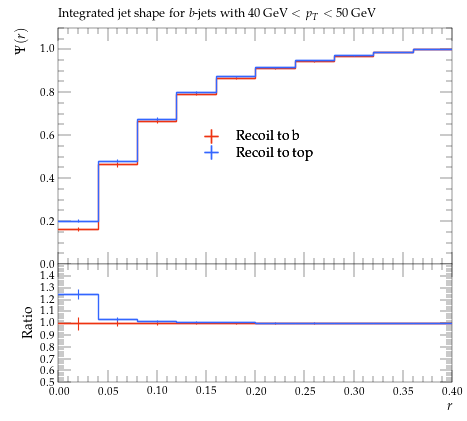

This figure's Python source:
#! /usr/bin/env python

# This Python script was auto-generated using YODA v2.0.2.
# Analysis object: /ATLAS_2013_I1243871/d02-x01-y02
# Timestamp: 06-08-2026 (15:14:30)

import matplotlib as mpl
import matplotlib.pyplot as plt
mpl.use('Agg') # comment out for interactive use
import os
import numpy as np

plotDir = os.path.split(os.path.realpath(__file__))[0]
if 'YODA_USER_PLOT_PATH' in globals():
    plot_outdir = globals()['YODA_USER_PLOT_PATH']
else:
    plot_outdir = plotDir

#plot style
plt.style.use(os.path.join(plotDir, '../default.mplstyle'))
# plot metadata
figW, figH = plt.rcParams['figure.figsize']
ax_xLabel = r'$r$'
ax_yLabel = r'$\Psi(r)$'
ax_title  = r'Integrated jet shape for $b$-jets with $40\,\mathrm{GeV} < p_T < 50\,\mathrm{GeV}$'
ax_xScale = 'linear'
ax_yScale = 'linear'
xLims = (0.0, 0.4)
yLims = (0.0, 1.1)

# TeX-friendly labels for the legend
labels = {
    'legend' : ([ r"Recoil to b", r"Recoil to top" ], r""),
}

# Adjust canvas width and height
canvasW = 10.0
canvasH = 9.0
figW *= canvasW/10.
figH *= canvasH/9.

# Create figure and axis objects
fig, (ax, ratio0_ax) = plt.subplots(2, 1, sharex=True,
                  figsize=(figW,figH), gridspec_kw={'height_ratios': (6.0, 3.0)})

# Set figure margins
plt.subplots_adjust(
    left   = 1.0 * plt.rcParams['figure.subplot.left'],
    right  = 1.0 * plt.rcParams['figure.subplot.right'],
    top    = 1.0 * plt.rcParams['figure.subplot.top'],
    bottom = 1.0 * plt.rcParams['figure.subplot.bottom'])

ratio0_ax.yaxis.set_major_locator(mpl.ticker.MultipleLocator(0.1))
ratio0_ax.set_ylim(0.5, 1.4999)
ratio0_ax.set_ylabel('Ratio')

# the numerical data is stored in a separate file
dataf = dict()
prefix = os.path.split(__file__)[0]
if prefix:    prefix = prefix + '/'
exec(open(prefix+'d02-x01-y02__data.py').read(), dataf)


legend_handles = dict() # keep track of handles for the legend

# style options for curves
# starts at zorder>=5 to draw curve on top of legend
styles = {
  'recoil_b': {
    'color' : '#EE3311',
    'linestyle' : '-',
    'linewidth' : 1,
    'marker' : 'none',
    'markersize' : 2,
    'capsize' : 0.0,
    'zorder' : 5,
    'histstyle' : 1,
    'drawstyle' : 'steps-pre',
    'xerrorbars' : 1,
    'yerrorbars' : 1,
    'fillcolor' : None,
    'fillopacity' : 1.0,
    'ratio0_linestyle' : '-',
    'ratio0_linewidth' : 1,
    'ratio0_marker' : 'none',
    'ratio0_markersize' : 2,
    'ratio0_capsize' : 0.0,
    'ratio0_zorder' : 5,
    'ratio0_histstyle' : 1,
    'ratio0_drawstyle' : 'steps-pre',
    'ratio0_xerrorbars' : 1,
    'ratio0_yerrorbars' : 1,
  },
  'recoil_t': {
    'color' : '#3366FF',
    'linestyle' : '-',
    'linewidth' : 1,
    'marker' : 'none',
    'markersize' : 2,
    'capsize' : 0.0,
    'zorder' : 6,
    'histstyle' : 1,
    'drawstyle' : 'steps-pre',
    'xerrorbars' : 1,
    'yerrorbars' : 1,
    'fillcolor' : None,
    'fillopacity' : 1.0,
    'ratio0_linestyle' : '-',
    'ratio0_linewidth' : 1,
    'ratio0_marker' : 'none',
    'ratio0_markersize' : 2,
    'ratio0_capsize' : 0.0,
    'ratio0_zorder' : 6,
    'ratio0_histstyle' : 1,
    'ratio0_drawstyle' : 'steps-pre',
    'ratio0_xerrorbars' : 1,
    'ratio0_yerrorbars' : 1,
  },
}

# curve from input yoda files in main panel
for label, yvals in dataf['yvals'].items():
    if all(np.isnan(v) for v in dataf['yvals'][label]):
        continue
    tmp = None
    if styles[label]['histstyle']: # draw as histogram
        xpos = dataf['xedges'][label] if styles[label]['drawstyle'] else dataf['xpoints'][label]
        ypos = np.insert(yvals, 0, yvals[0]) if styles[label]['drawstyle'] else yvals
        if styles[label]['fillcolor']: # fill area below curve
            ax.fill_between(xpos, ypos, step='pre',
                            color=styles[label]['fillcolor'],
                            alpha=styles[label]['fillopacity'])
        tmp, = ax.plot(xpos, ypos,
                       color=styles[label]['color'],
                       linestyle=styles[label]['linestyle'],
                       linewidth=styles[label]['linewidth'],
                       drawstyle=styles[label]['drawstyle'], solid_joinstyle='miter',
                       zorder=styles[label]['zorder'], label=label)
    tmp = ax.errorbar(dataf['xpoints'][label], yvals,
                      xerr=np.array(dataf['xerrs'][label])*styles[label]['xerrorbars'],
                      yerr=np.array(dataf['yerrs'][label])*styles[label]['yerrorbars'],
                      fmt=styles[label]['marker'], capsize=styles[label]['capsize'],
                      markersize=styles[label]['markersize'],
                      ecolor=styles[label]['color'],
                      color=styles[label]['color'], zorder=styles[label]['zorder'])
    tmp[-1][0].set_linestyle(styles[label]['linestyle'])
    tmp[-1][0].set_linewidth(styles[label]['linewidth'])
    if label in dataf['add_legend_handle']:  legend_handles[label] = tmp
    for varLabel in dataf['variation_yvals'].keys():
        if varLabel.startswith(label):
            tmp, = ax.plot(dataf['xedges'][label], dataf['variation_yvals'][varLabel],
                           color=styles[label]['color'],
                           linestyle=styles[label]['linestyle'],
                           linewidth=styles[label]['linewidth'],
                           drawstyle='steps-pre', solid_joinstyle='miter',
                           zorder=styles[label]['zorder'], alpha=0.5)


# plots on ratio panel
# curve from input yoda files in ratio panel
for label, yvals in dataf['ratio0_yvals'].items():
    if all(np.isnan(v) for v in yvals):
        continue
    if styles[label]['ratio0_histstyle']: # plot as histogram
        xpos = dataf['xedges']['recoil_b'] if styles[label]['ratio0_drawstyle'] else dataf['xpoints']['recoil_b']
        ypos = np.insert(yvals, 0, yvals[0]) if styles[label]['ratio0_drawstyle'] else yvals
        ratio0_ax.plot(xpos, ypos,
                       color=styles[label]['color'],
                       linewidth=styles[label]['linewidth'],
                       linestyle=styles[label]['ratio0_linestyle'],
                       drawstyle=styles[label]['ratio0_drawstyle'], zorder=styles[label]['zorder'],
                       solid_joinstyle='miter')
    tmp = ratio0_ax.errorbar(dataf['xpoints']['recoil_b'], yvals,
                             xerr=np.array(dataf['ref_xerrs'])*styles[label]['ratio0_xerrorbars'],
                             yerr=np.array(dataf['ratio0_yerrs'][label])*styles[label]['ratio0_yerrorbars'],
                             fmt=styles[label]['ratio0_marker'], capsize=styles[label]['ratio0_capsize'],
                             markersize=styles[label]['ratio0_markersize'],
                             ecolor=styles[label]['color'],
                             color=styles[label]['color'])
    tmp[-1][0].set_linestyle(styles[label]['ratio0_linestyle'])
    tmp[-1][0].set_linewidth(styles[label]['ratio0_linewidth'])

    for varlabel in dataf['ratio0_variation_vals'].keys():
        if varlabel.startswith(label):
            ratio0_ax.plot(dataf['xedges']['recoil_b'],
                            dataf['ratio0_variation_vals'][varlabel],
                            color=styles[label]['color'],
                            linestyle=styles[label]['linestyle'],
                            linewidth=styles[label]['linewidth'],
                            drawstyle='steps-pre', solid_joinstyle='miter',
                            zorder=1, alpha=0.5)

legend_items = list(legend_handles.values())
ax.add_artist(ax.legend(legend_items,
                        labels['legend'][0],
                        title=labels['legend'][1],
                        alignment='left',
                        loc='center',
                        bbox_to_anchor=(0.5, 0.5)))

# set plot metadata as defined above
ratio0_ax.set_xlabel(ax_xLabel)
ratio0_ax.xaxis.set_label_coords(1., -0.15)
ax.set_ylabel(ax_yLabel, ha='right', va='top')
ax.yaxis.set_label_coords(-0.11, 1.0)
ax.set_title(ax_title, loc='left')
ax.set_xscale(ax_xScale)
ax.set_yscale(ax_yScale)
ax.set_xlim(xLims)
ax.set_ylim(yLims)

# tick formatting
plt.rcParams['xtick.top'] = True
plt.rcParams['ytick.right'] = True
fig.align_ylabels((ax, ratio0_ax))
plt.savefig(os.path.join(plot_outdir, 'd02-x01-y02.pdf'), format='PDF')
plt.savefig(os.path.join(plot_outdir, 'd02-x01-y02.png'), format='PNG')

plt.close(fig)
